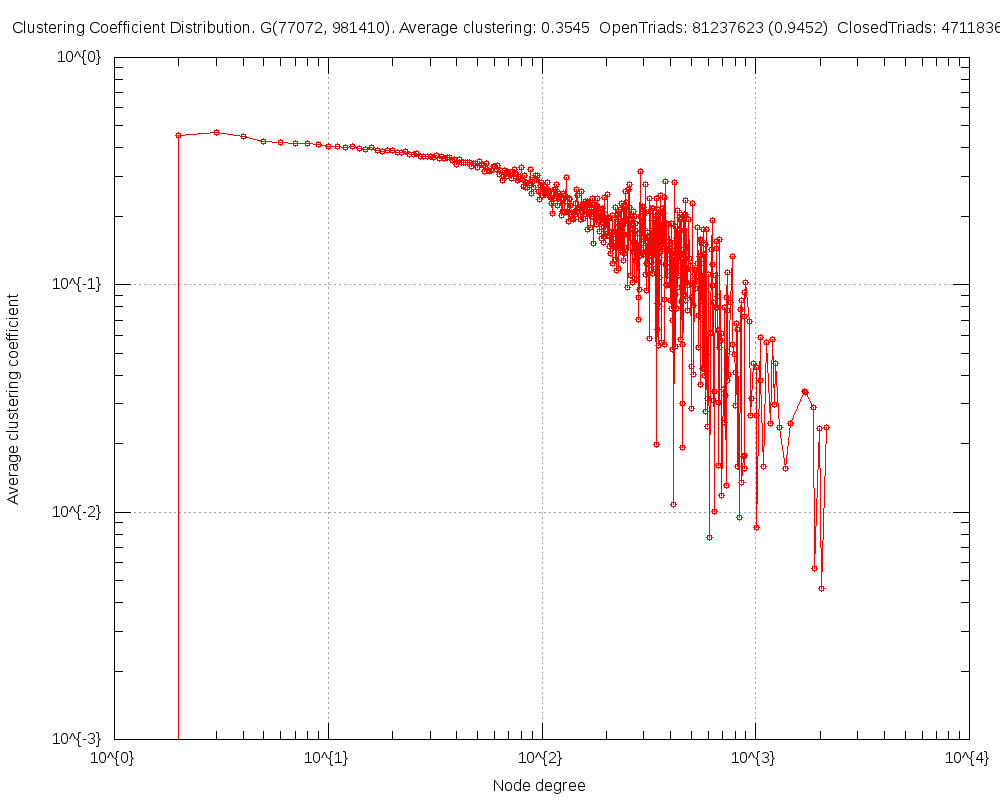

This figure's gnuplot source:
#
# Clustering Coefficient Distribution. G(77072, 981410). Average clustering: 0.3545  OpenTriads: 81237623 (0.9452)  ClosedTriads: 4711836 (0.0548) (Sun Apr 27 20:50:32 2014)
#

set title "Clustering Coefficient Distribution. G(77072, 981410). Average clustering: 0.3545  OpenTriads: 81237623 (0.9452)  ClosedTriads: 4711836 (0.0548)"
set key bottom right
set logscale xy 10
set format x "10^{%L}"
set mxtics 10
set format y "10^{%L}"
set mytics 10
set grid
set xlabel "Node degree"
set ylabel "Average clustering coefficient"
set tics scale 2
set terminal png size 1000,800
set output 'ccf.TwitterRand2.50.png'
plot 	"ccf.TwitterRand2.50.tab" using 1:2 title "" with linespoints pt 6
